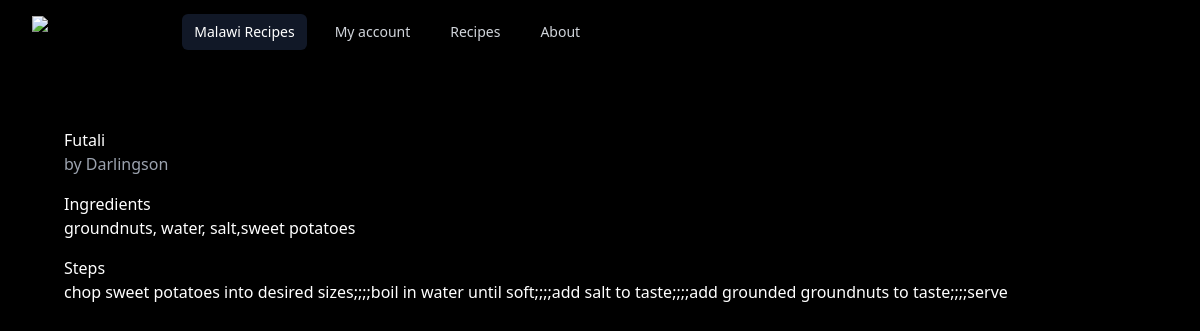
Screenshot of /recipe/2 with the database file from the repository.
### tables this page shows
CREATE TABLE recipes (
    id INTEGER PRIMARY KEY AUTOINCREMENT,
    created TIMESTAMP NOT NULL DEFAULT CURRENT_TIMESTAMP,
    title TEXT NOT NULL,
    content TEXT NOT NULL,
    author TEXT NOT NULL,
    ingredients TEXT NOT NULL
);

### server.py (the view)
@app.route("/recipe/<int:recipe_id>", methods=["GET"])
def recipe(recipe_id):
    conn = get_db_connection()
    recipe = conn.execute('SELECT * FROM recipes WHERE id = ?', (recipe_id,)).fetchone()
    print(recipe)
    conn.close()
    return render_template("recipe.html", recipe=recipe)

### server.py (called while the page is built)
def get_db_connection():
    conn = sqlite3.connect('database.db')
    conn.row_factory = sqlite3.Row
    return conn

### templates/recipe.html
{% extends 'base.html' %}
{% block content %}
    <div class="mx-auto max-w-7xl px-4 sm:px-6 lg:px-8 py-8 text-white">
        <h1>{{ recipe.title }} </h1> <span class="text-gray-400">by {{ recipe.author }}</span>
        <h2 class="h-2 mt-4 mb-4">Ingredients</h2>
        <p>{{ recipe.ingredients }}</p>
        <h2 class="h-2 mt-4 mb-4">Steps</h2>
        <p>{{ recipe.content }}</p>
    </div>
{% endblock %}

### static/css/main.css (style rules this page uses)
html, :host { line-height: 1.5; -webkit-text-size-adjust: 100%; -moz-tab-size: 4; -o-tab-size: 4; tab-size: 4; font-family: ui-sans-serif, system-ui, sans-serif, "Apple Color Emoji", "Segoe UI Emoji", "Segoe UI Symbol", "Noto Color Emoji"; font-feature-settings: normal; font-variation-settings: normal; -webkit-tap-highlight-color: transparent; }
body { margin: 0; line-height: inherit; }
h1, h2, h3, h4, h5, h6 { font-size: inherit; font-weight: inherit; }
blockquote, dl, dd, h1, h2, h3, h4, h5, h6, hr, figure, p, pre { margin: 0; }
.mx-auto { margin-left: auto; margin-right: auto; }
.mb-4 { margin-bottom: 1rem; }
.mt-4 { margin-top: 1rem; }
.h-2 { height: 0.5rem; }
.max-w-7xl { max-width: 80rem; }
.border-gray-800 { --tw-border-opacity: 1; border-color: rgb(31 41 55 / var(--tw-border-opacity)); }
.bg-black { --tw-bg-opacity: 1; background-color: rgb(0 0 0 / var(--tw-bg-opacity)); }
.px-4 { padding-left: 1rem; padding-right: 1rem; }
.py-8 { padding-top: 2rem; padding-bottom: 2rem; }
.text-gray-400 { --tw-text-opacity: 1; color: rgb(156 163 175 / var(--tw-text-opacity)); }
.text-white { --tw-text-opacity: 1; color: rgb(255 255 255 / var(--tw-text-opacity)); }
@media (min-width: 640px) { .sm\:px-6 { padding-left: 1.5rem; padding-right: 1.5rem; } }
@media (min-width: 1024px) { .lg\:px-8 { padding-left: 2rem; padding-right: 2rem; } }

### rows the page displays
recipes: title "Futali", author "Darlingson", ingredients "groundnuts, water, salt,sweet potatoes", content "chop sweet potatoes into desired sizes;;;;boil in water until soft;;;;add salt to taste;;;;add grounded groundnuts to taste;;;;serve"
